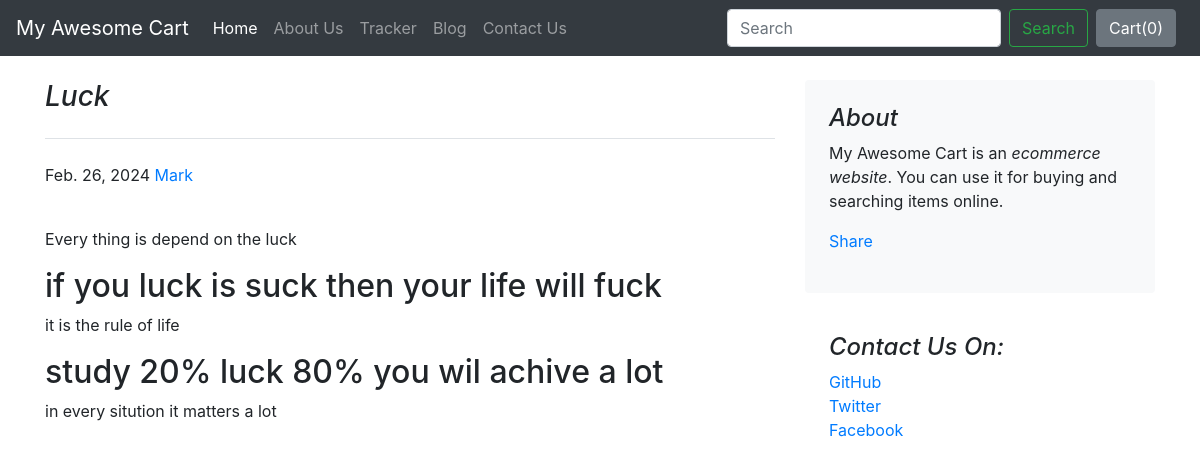
The page /blog/blogpost/1 on the database its author committed.
### blog/models.py (models this page shows)
class Blogpost(models.Model):
    post_id = models.AutoField(primary_key= True)
    title = models.CharField(max_length=50)
    head0 = models.CharField(max_length=500, default="")
    chead0 = models.CharField(max_length=5000, default="")
    head1 = models.CharField(max_length=500, default="")
    chead1 = models.CharField(max_length=5000, default="")
    head2 = models.CharField(max_length=5000, default="")
    chead2 = models.CharField(max_length=500, default="")
    pub_date = models.DateField()
    thumbnail = models.ImageField(upload_to='shop/images', default="")
    def __str__(self):
        return self.title

### blog/views.py (the view)
# urls.py: path('blogpost/<int:id>', views.blogpost,name="blogPost"),
def blogpost(request,id):
    post = Blogpost.objects.filter(post_id = id)[0]
    print(post)
    return render(request,"blog/blogpost.html",
                  {'post':post})

### blog/templates/blog/blogpost.html (shortened to what this page needs)
{%extends 'blog/basic.html'%}
{%block body%}
<div class="container">
    <div class="row mt-4">
        <div class="col-md-8 blog-main">
            <h3 class="pb-4 mb-4 font-italic border-bottom">
                {{post.title}}
            </h3>
            <div class="blog-post">
                <p class="blog-post-meta">{{post.pub_date}}<a href="#"> Mark </a></p>
                <br>
                <p>{{post.chead0}}</p>
                <h2>{{post.head1}}</h2>
                <p> {{post.chead1}}</p>
                <h2>{{post.head2}}</h2>
                <p>{{post.chead2}}</p>
            </div>
        </div>
        <aside class="col-md-4 blog-sidebar">
            <div class="p-4 mb-3 bg-light rounded">
                <h4 class="font-italic">About</h4>
                <p class="mb-0">My Awesome Cart is an <em>ecommerce website</em>. You can use it for buying and searching items online. </p>
<div class="my-3 fb-share-button" data-href="http://127.0.0.1:8000/blog/blogpost/{{post.post_id}}" data-layout="" data-size=""><a target="_blank" href="https://www.facebook.com/sharer/sharer.php?u=http%3A%2F%2F127.0.0.1%3A8000%2Fblog%2Fblogpost%2F2%23&amp;src=sdkpreparse" class="fb-xfbml-parse-ignore">Share</a></div>            </div>
            <div class="p-4">
                <h4 class="font-italic">Contact Us On: </h4>
                <ol class="list-unstyled">
                    <li><a href="#">GitHub</a></li>
                    <li><a href="#">Twitter</a></li>
                    <li><a href="#">Facebook</a></li>
                </ol>
            </div>
        </aside>
    </div>
</div>
{%endblock%}

### rows shown on the page
Blogpost: title "Luck", pub_date "Feb. 26, 2024", chead0 "Every thing is depend on the luck", head1 "if you luck is suck then your life will fuck", chead1 "it is the rule of life", head2 "study 20% luck 80% you wil achive a lot", chead2 "in every sitution it matters a lot"
